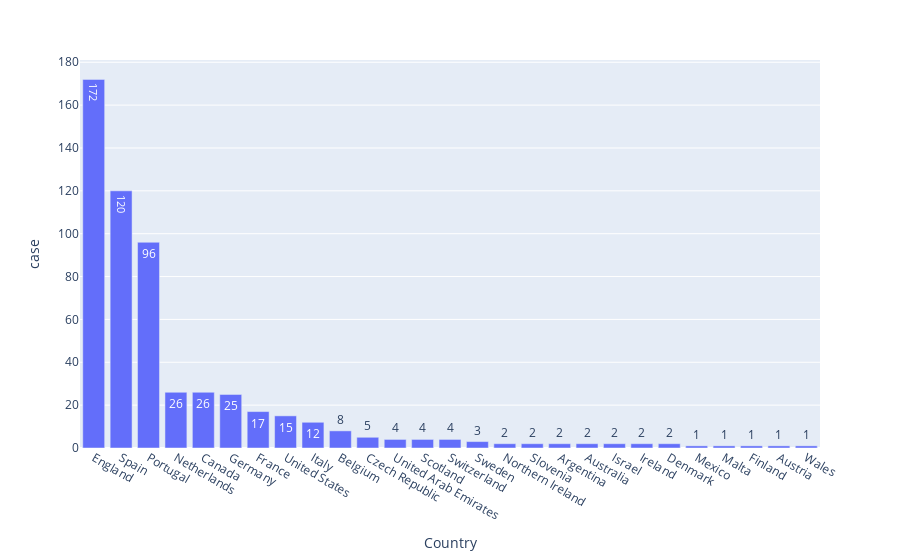

Notebook source saved alongside this figure:
### Code cell
fig = px.bar(Total_case.sort_values('case', ascending=False), x='Country', y='case', text='case')
fig.show()

### Figure 1 — Plotly figure (JSON) as saved in the notebook; plotly's stock layout.template omitted (floating-point values rounded to 4 significant figures)
{"data": [{"alignmentgroup": "True", "hovertemplate": "Country=%{x}<br>case=%{text}<extra></extra>", "legendgroup": "", "marker": {"color": "#636efa", "pattern": {"shape": ""}}, "name": "", "offsetgroup": "", "orientation": "v", "showlegend": false, "text": [172, 120, 96, 26, 26, 25, 17, 15, 12, 8, 5, 4, 4, 4, 3, 2, 2, 2, 2, 2, 2, 2, 1, 1, 1, 1, 1], "textposition": "auto", "type": "bar", "x": ["England", "Spain", "Portugal", "Netherlands", "Canada", "Germany", "France", "United States", "Italy", "Belgium", "Czech Republic", "United Arab Emirates", "Scotland", "Switzerland", "Sweden", "Northern Ireland", "Slovenia", "Argentina", "Australia", "Israel", "Ireland", "Denmark", "Mexico", "Malta", "Finland", "Austria", "Wales"], "xaxis": "x", "y": [172, 120, 96, 26, 26, 25, 17, 15, 12, 8, 5, 4, 4, 4, 3, 2, 2, 2, 2, 2, 2, 2, 1, 1, 1, 1, 1], "yaxis": "y"}], "layout": {"barmode": "relative", "legend": {"tracegroupgap": 0}, "margin": {"t": 60}, "xaxis": {"anchor": "y", "domain": [0, 1], "title": {"text": "Country"}}, "yaxis": {"anchor": "x", "domain": [0, 1], "title": {"text": "case"}}}}
